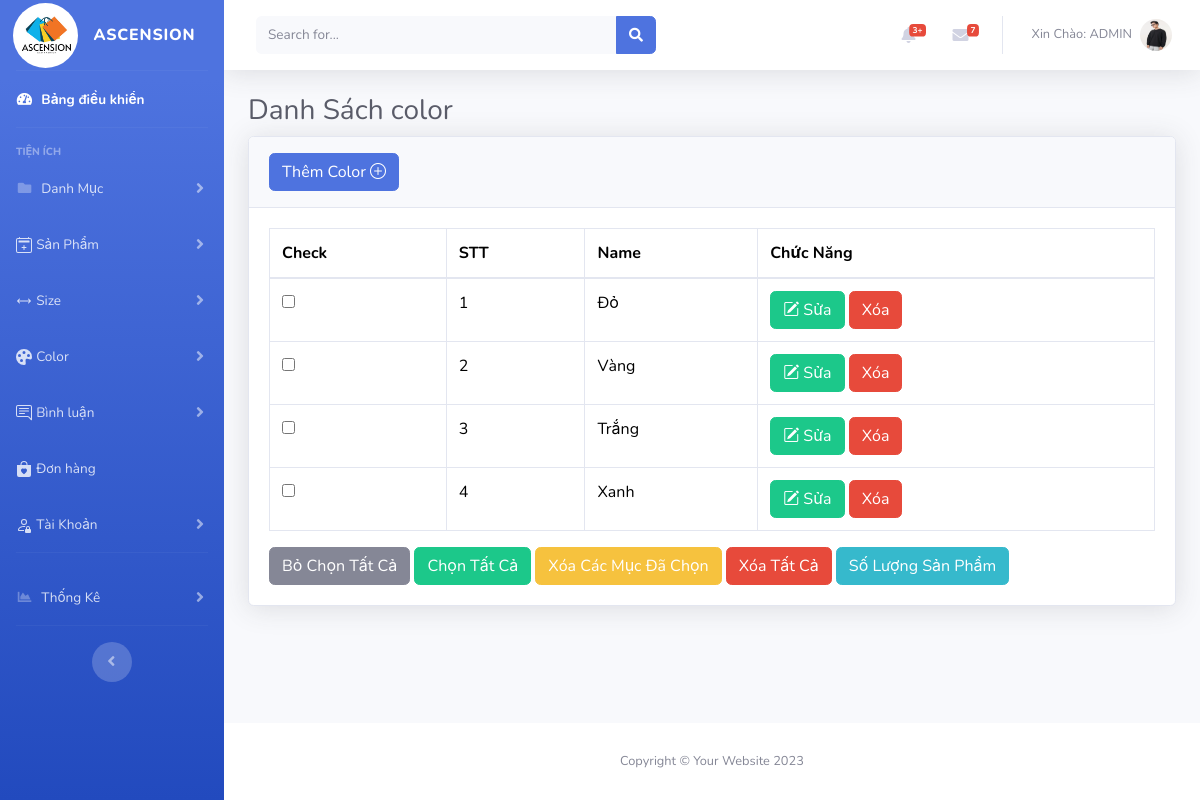
Page /admin/index.php?act=listcolor (signed in) on the committed database.
### tables this page shows
CREATE TABLE `color` (
  `id_color` int(11) NOT NULL,
  `name_color` varchar(255) NOT NULL,
  `mau` varchar(255) NOT NULL
);

### model/pdo.php (called while the page is built, shortened)
<?php
function pdo_get_connection(){
    $dburl = "mysql:host=127.0.0.1;dbname=duan1;charset=utf8";
    $username = 'root';
    $password = '';
    $conn = new PDO($dburl, $username, $password);
    $conn->setAttribute(PDO::ATTR_ERRMODE, PDO::ERRMODE_EXCEPTION);
    return $conn;
}
function pdo_query($sql){
    $sql_args = array_slice(func_get_args(), 1);
    try{
        $conn = pdo_get_connection();
        $stmt = $conn->prepare($sql);
        $stmt->execute($sql_args);
        $rows = $stmt->fetchAll();
        return $rows;
    }
    catch(PDOException $e){
        throw $e;
    }
    finally{
        unset($conn);
    }
}

### model/color.php (called while the page is built, shortened)
<?php
function LoadAll_color()
{
  $sql = "SELECT * FROM color ";
  $dm = pdo_query($sql);
  return $dm;
}

### admin/color/list.php (the view, shortened to what this page needs)
<div class="container-fluid">
    <h1 class="h3 mb-2 text-gray-800">Danh Sách color</h1>
    <div class="card shadow mb-4">
        <div class="card-header py-3">
            <a class="btn btn-primary" href="?act=addcolor">Thêm Color <i class="bi bi-plus-circle"></i></a>
        </div>
        <div class="card-body">
            <div class="table-responsive">
                <table class="table table-bordered" id="dataTable" width="100%" cellspacing="0">
                    <thead>
                        <tr>
                            <th>Check</th>
                            <th>STT</th>
                            <th>Name</th>
                            <th>Chức Năng</th>
                        </tr>
                    </thead>
                    <tbody>
                        <form action="" method="get">
                            <?php foreach ($size_list as $key => $value) : ?>
                                <tr>
                                    <td><input type="checkbox"></td>
                                    <td><?= $key + 1 ?></td>
                                    <td><?= $value['name_color'] ?></td>
                                    <td><a href="?act=editcolor&idcolor=<?= $value['id_color'] ?>" class="btn btn-success"><i class="bi bi-pencil-square"></i> Sửa</a>
                                        <a href="?act=xoacolor&idcolor=<?= $value['id_color'] ?>" onclick="return confirm('Bạn có muốn xóa không ?') " class="btn btn-danger">Xóa</a>
                                    </td>
                                </tr>
                            <?php endforeach ?>
                    </tbody>
                </table>
                <a href="" type="reset" class="btn btn-secondary">Bỏ Chọn Tất Cả </a>
                <a href="" type="button" class="btn btn-success">Chọn Tất Cả</a>
                <a type="button" class="btn btn-warning" onclick="return confirm('Bạn có muốn xóa không ?')">Xóa Các Mục Đã Chọn</a>
                <a href="" onclick="return confirm('Bạn có muốn xóa không ?')" type="button" class="btn btn-danger">Xóa Tất Cả</a>
                <a href="" type="button" class="btn btn-info">Số Lượng Sản Phẩm</a>
            </div>
        </div>
    </div>
</div>

### rows in the picture
color: name_color "Đỏ"
color: name_color "Vàng"
color: name_color "Trắng"
color: name_color "Xanh"

### other values in the picture
$_SESSION['username']['name_tk'] "ADMIN"
